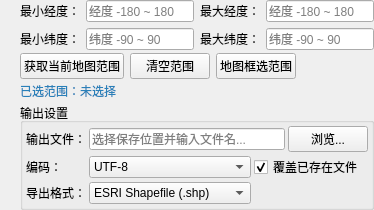
         <widget class="QWidget" name="page_extent">
          <layout class="QVBoxLayout" name="verticalLayout_pageExtent">
           <property name="spacing">
            <number>3</number>
           </property>
           <property name="leftMargin">
            <number>20</number>
           </property>
           <property name="topMargin">
            <number>0</number>
           </property>
           <property name="rightMargin">
            <number>0</number>
           </property>
           <property name="bottomMargin">
            <number>0</number>
           </property>
           <item>
            <layout class="QGridLayout" name="gridLayout_spatial">
             <property name="spacing">
              <number>6</number>
             </property>
             <item row="0" column="0">
              <widget class="QLabel" name="label_minLon">
               <property name="text">
                <string>最小经度：</string>
               </property>
              </widget>
             </item>
             <item row="0" column="1">
              <widget class="QLineEdit" name="lineEdit_minLon">
               <property name="placeholderText">
                <string>经度 -180 ~ 180</string>
               </property>
              </widget>
             </item>
             <item row="0" column="2">
              <widget class="QLabel" name="label_maxLon">
               <property name="text">
                <string>最大经度：</string>
               </property>
              </widget>
             </item>
             <item row="0" column="3">
              <widget class="QLineEdit" name="lineEdit_maxLon">
               <property name="placeholderText">
                <string>经度 -180 ~ 180</string>
               </property>
              </widget>
             </item>
             <item row="1" column="0">
              <widget class="QLabel" name="label_minLat">
               <property name="text">
                <string>最小纬度：</string>
               </property>
              </widget>
             </item>
             <item row="1" column="1">
              <widget class="QLineEdit" name="lineEdit_minLat">
               <property name="placeholderText">
                <string>纬度 -90 ~ 90</string>
               </property>
              </widget>
             </item>
             <item row="1" column="2">
              <widget class="QLabel" name="label_maxLat">
               <property name="text">
                <string>最大纬度：</string>
               </property>
              </widget>
             </item>
             <item row="1" column="3">
              <widget class="QLineEdit" name="lineEdit_maxLat">
               <property name="placeholderText">
                <string>纬度 -90 ~ 90</string>
               </property>
              </widget>
             </item>
            </layout>
           </item>
           <item>
            <layout class="QHBoxLayout" name="horizontalLayout_spatialBtns">
             <property name="spacing">
              <number>6</number>
             </property>
             <item>
              <widget class="QPushButton" name="Button_GetCanvasExtent">
               <property name="text">
                <string>获取当前地图范围</string>
               </property>
              </widget>
             </item>
             <item>
              <widget class="QPushButton" name="Button_ClearExtent">
               <property name="text">
                <string>清空范围</string>
               </property>
              </widget>
             </item>
             <item>
              <widget class="QPushButton" name="Button_PickExtentFromMap">
               <property name="text">
                <string>地图框选范围</string>
               </property>
               <property name="toolTip">
                <string>在地图画布上拖拽绘制矩形范围，完成后自动填充经纬度坐标框</string>
               </property>
              </widget>
             </item>
             <item>
              <spacer name="horizontalSpacer_spatial">
               <property name="orientation">
                <enum>Qt::Horizontal</enum>
               </property>
               <property name="sizeHint" stdset="0">
                <size>
                 <width>40</width>
                 <height>20</height>
                </size>
               </property>
              </spacer>
             </item>
            </layout>
           </item>
           <item>
            <widget class="QLabel" name="label_extentSummary">
             <property name="text">
              <string>已选范围：未选择</string>
             </property>
             <property name="styleSheet">
              <string notr="true">color:#2980b9;</string>
             </property>
            </widget>
           </item>
           <item>
            <widget class="QGroupBox" name="groupBox_output_extent">
             <property name="title">
              <string>输出设置</string>
             </property>
             <layout class="QGridLayout" name="gridLayout_output_extent">
              <property name="spacing">
               <number>3</number>
              </property>
              <property name="leftMargin">
               <number>3</number>
              </property>
              <property name="topMargin">
               <number>3</number>
              </property>
              <property name="rightMargin">
               <number>3</number>
              </property>
              <property name="bottomMargin">
               <number>3</number>
              </property>
              <item row="0" column="0">
               <widget class="QLabel" name="label_outputPath_extent">
                <property name="text">
                 <string>输出文件：</string>
                </property>
               </widget>
              </item>
              <item row="0" column="1" colspan="2">
               <widget class="QLineEdit" name="lineEdit_outputPath_extent">
                <property name="placeholderText">
                 <string>选择保存位置并输入文件名...</string>
                </property>
               </widget>
              </item>
              <item row="0" column="3">
               <widget class="QPushButton" name="Button_BrowseOutput_extent">
                <property name="text">
                 <string>浏览...</string>
                </property>
                <property name="minimumSize">
                 <size>
                  <width>70</width>
                  <height>0</height>
                 </size>
                </property>
               </widget>
              </item>
              <item row="1" column="0">
               <widget class="QLabel" name="label_encoding_extent">
                <property name="text">
                 <string>编码：</string>
                </property>
               </widget>
              </item>
              <item row="1" column="1">
               <widget class="QComboBox" name="comboBox_encoding_extent">
                <item>
                 <property name="text">
                  <string>UTF-8</string>
                 </property>
                </item>
                <item>
                 <property name="text">
                  <string>GBK</string>
                 </property>
                </item>
                <item>
                 <property name="text">
                  <string>GB2312</string>
                 </property>
                </item>
                <item>
                 <property name="text">
                  <string>ISO-8859-1</string>
                 </property>
                </item>
               </widget>
              </item>
           <item row="1" column="2" colspan="2">
            <widget class="QCheckBox" name="checkBox_overwrite_extent">
             <property name="text">
              <string>覆盖已存在文件</string>
             </property>
             <property name="checked">
              <bool>true</bool>
             </property>
            </widget>
           </item>
           <item row="2" column="0">
            <widget class="QLabel" name="label_dbFormat_extent">
             <property name="text">
              <string>导出格式：</string>
             </property>
            </widget>
           </item>
           <item row="2" column="1">
            <widget class="QComboBox" name="comboBox_dbFormat_extent">
             <item>
              <property name="text">
               <string>ESRI Shapefile (.shp)</string>
              </property>
             </item>
             <item>
              <property name="text">
               <string>File Geodatabase (.gdb)</string>
              </property>
             </item>
             <item>
              <property name="text">
               <string>GeoPackage (.gpkg)</string>
              </property>
             </item>
            </widget>
           </item>
             </layout>
            </widget>
           </item>
          </layout>
         </widget>
